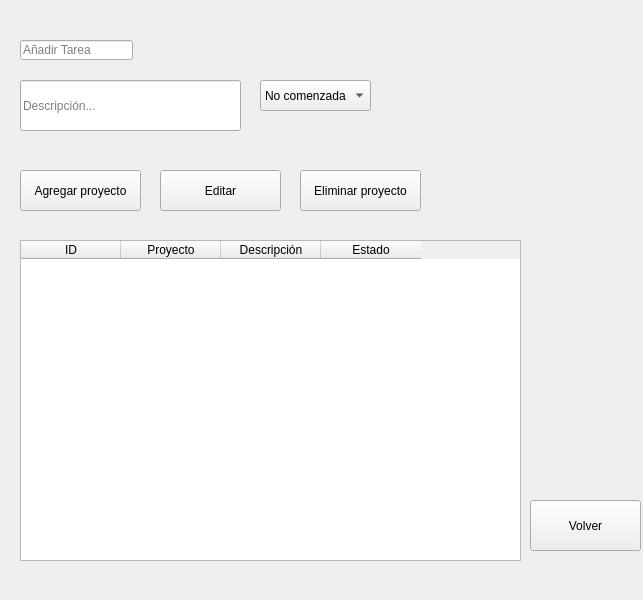
<?xml version="1.0" encoding="UTF-8"?>
<ui version="4.0">
 <class>proyectos</class>
 <widget class="QMainWindow" name="proyectos">
  <property name="enabled">
   <bool>true</bool>
  </property>
  <property name="geometry">
   <rect>
    <x>0</x>
    <y>0</y>
    <width>643</width>
    <height>600</height>
   </rect>
  </property>
  <property name="sizePolicy">
   <sizepolicy hsizetype="Fixed" vsizetype="Fixed">
    <horstretch>0</horstretch>
    <verstretch>0</verstretch>
   </sizepolicy>
  </property>
  <property name="minimumSize">
   <size>
    <width>643</width>
    <height>600</height>
   </size>
  </property>
  <property name="maximumSize">
   <size>
    <width>16777215</width>
    <height>600</height>
   </size>
  </property>
  <property name="windowTitle">
   <string>MainWindow</string>
  </property>
  <widget class="QWidget" name="centralwidget">
   <widget class="QPushButton" name="btnVolverProyecto">
    <property name="geometry">
     <rect>
      <x>530</x>
      <y>500</y>
      <width>111</width>
      <height>51</height>
     </rect>
    </property>
    <property name="text">
     <string>Volver</string>
    </property>
   </widget>
   <widget class="QTableWidget" name="tableWidget">
    <property name="geometry">
     <rect>
      <x>20</x>
      <y>240</y>
      <width>501</width>
      <height>321</height>
     </rect>
    </property>
    <property name="sizePolicy">
     <sizepolicy hsizetype="Fixed" vsizetype="Fixed">
      <horstretch>0</horstretch>
      <verstretch>0</verstretch>
     </sizepolicy>
    </property>
    <column>
     <property name="text">
      <string>ID</string>
     </property>
    </column>
    <column>
     <property name="text">
      <string>Proyecto</string>
     </property>
    </column>
    <column>
     <property name="text">
      <string>Descripción</string>
     </property>
    </column>
    <column>
     <property name="text">
      <string>Estado</string>
     </property>
    </column>
   </widget>
   <widget class="QPushButton" name="btnAgregar">
    <property name="geometry">
     <rect>
      <x>20</x>
      <y>170</y>
      <width>121</width>
      <height>41</height>
     </rect>
    </property>
    <property name="text">
     <string>Agregar proyecto</string>
    </property>
   </widget>
   <widget class="QPushButton" name="btnEliminar">
    <property name="geometry">
     <rect>
      <x>300</x>
      <y>170</y>
      <width>121</width>
      <height>41</height>
     </rect>
    </property>
    <property name="text">
     <string>Eliminar proyecto</string>
    </property>
   </widget>
   <widget class="QLineEdit" name="lineAgregarProyecto">
    <property name="geometry">
     <rect>
      <x>20</x>
      <y>40</y>
      <width>113</width>
      <height>20</height>
     </rect>
    </property>
    <property name="placeholderText">
     <string>Añadir Tarea</string>
    </property>
   </widget>
   <widget class="QLineEdit" name="lineDescripcionProyecto">
    <property name="geometry">
     <rect>
      <x>20</x>
      <y>80</y>
      <width>221</width>
      <height>51</height>
     </rect>
    </property>
    <property name="placeholderText">
     <string>Descripción...</string>
    </property>
   </widget>
   <widget class="QComboBox" name="comboBox">
    <property name="geometry">
     <rect>
      <x>260</x>
      <y>80</y>
      <width>111</width>
      <height>31</height>
     </rect>
    </property>
    <item>
     <property name="text">
      <string>No comenzada</string>
     </property>
    </item>
    <item>
     <property name="text">
      <string>En progreso</string>
     </property>
    </item>
    <item>
     <property name="text">
      <string>Finalizada</string>
     </property>
    </item>
   </widget>
   <widget class="QPushButton" name="btnEditar">
    <property name="geometry">
     <rect>
      <x>160</x>
      <y>170</y>
      <width>121</width>
      <height>41</height>
     </rect>
    </property>
    <property name="text">
     <string>Editar</string>
    </property>
   </widget>
  </widget>
  <widget class="QMenuBar" name="menubar">
   <property name="geometry">
    <rect>
     <x>0</x>
     <y>0</y>
     <width>643</width>
     <height>21</height>
    </rect>
   </property>
  </widget>
 </widget>
 <resources/>
 <connections/>
</ui>
